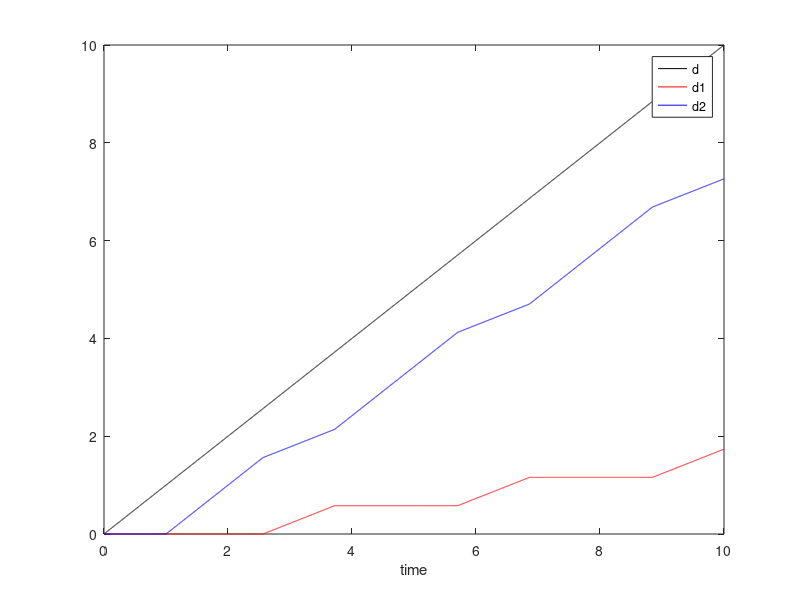

Here is the MATLAB script that generated this plot:
function fault_system_epsilon2()
% Calculates displacements along 2 nearly parallel fault strands
% given some idealized assumptions:
% stress ~ sigma_xy + epsilon(t)
% fault1 ~ yield stress tau0, angle ~ 0 + epsilon1
% fault2 ~ yield stress tau0, angle ~ 0 + epsilon2
% Instead of changes directly to sigma_xy, below implements changes to
% principal stress angle as the perturbation
% yield criterion sigma_xy >= tau0
% System driven by applied constant velocity
% Stress is calculated elastically
% Written by VCT
    sigma_xy = 1;
    tau0 = 1;
    v = 1;
    mu = 1;
    H = 1;
    dt = 0.001;
    t = [0:dt:10];

    epsilon1 = 0.05;
    epsilon2 = 0;
    ps_angle = 0.1 * cos(2 * t); 
    [dd, dd1, dd2] = euler_integrate(t, v, [0, 0, 0], epsilon1, epsilon2, ...
                                     tau0, ps_angle, mu, H);
    
    figure;
    hold on;
    plot(t, dd, "-k")
    plot(t, dd1, "-r")
    plot(t, dd2, "-b")
    xlabel("time");
    box on;
    legend("d", "d1", "d2");
end


function [d, d1, d2] = euler_integrate(t, v, ics, epsilon1, epsilon2, ...
                                       tau0, ps_angle, mu, H)
    dt = t(2) - t(1);
    d = v * t;
    d1 = zeros(size(t));
    d2 = zeros(size(t));
            
    for i=2:length(t)
        sigma_xy = mu / H * (d(i-1) - d1(i-1) - d2(i-1));
        % sigma_shear1(i) = sigma_xy * cos(ps_angle(i-1) + epsilon1);
        % sigma_shear2(i) = sigma_xy * cos(ps_angle(i-1) + epsilon2);

        % Victor's new lines from late October
        sigma_shear1(i) = 0.1*cos(2*t(i-1))*sin(2*epsilon1)+sigma_xy*cos(2*epsilon1);
        sigma_shear2(i) = 0.1*cos(2*t(i-1))*sin(2*epsilon2)+sigma_xy*cos(2*epsilon2);

        
        if sigma_shear1(i) >= tau0 && sigma_shear2(i) < tau0
            %increment fault1
            d1(i) = d1(i-1) + v * dt;
            d2(i) = d2(i-1);
        elseif sigma_shear1(i) < tau0 && sigma_shear2(i) >= tau0
            %increment fault2
            d1(i) = d1(i-1);
            d2(i) = d2(i-1) + v * dt;
        elseif sigma_shear1(i) < tau0 && sigma_shear2(i) < tau0
            %neither fault incremented
            d1(i) = d1(i-1);
            d2(i) = d2(i-1);
        else
            %split the increment with a 50% rule
            d1(i) = d1(i-1) + 0.5 * v * dt;
            d2(i) = d2(i-1) + 0.5 * v * dt;
        end
    end
end

